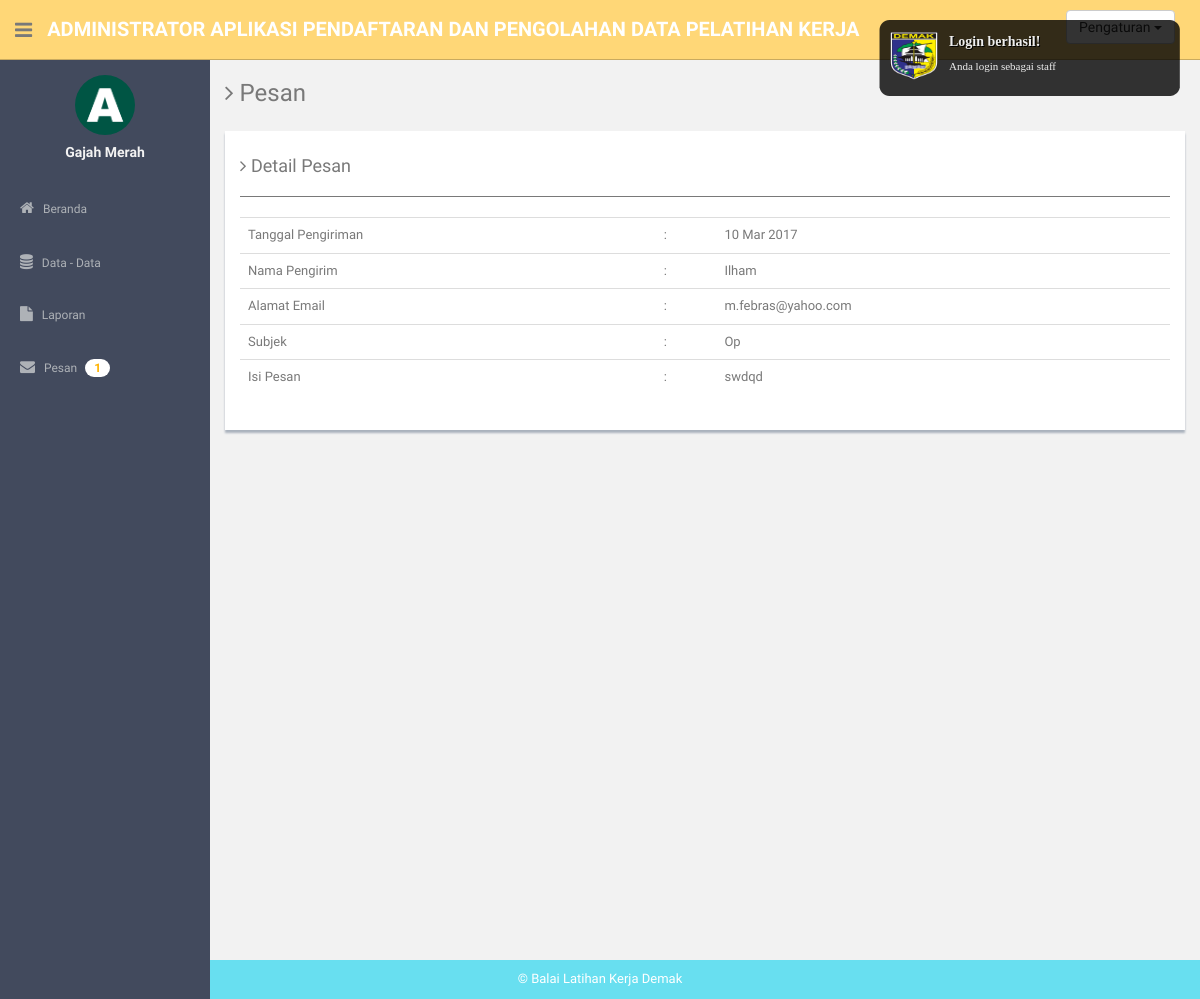
/admin/detail_pesan.php?id_pesan=4 (signed in), run on the app's committed database.
### tables this page shows
CREATE TABLE `pesan` (
  `id` int(11) NOT NULL,
  `nama` varchar(128) NOT NULL,
  `email` varchar(64) NOT NULL,
  `subyek` varchar(128) NOT NULL,
  `pesan` text NOT NULL,
  `status` varchar(8) NOT NULL DEFAULT 'belum' COMMENT 'status apakah pesan sudah dibaca atau belum',
  `date_created` timestamp NOT NULL DEFAULT CURRENT_TIMESTAMP
);

### proses/convert_date.php (called while the page is built, shortened)
<?php
	function convertDate($date, $format){
		$new_date = strtotime($date);
        $new_date = date($format, $new_date);
        return $new_date;
	}
?>

### admin/detail_pesan.php (the view, shortened to what this page needs)
<?php
  include 'header.php';
  require_once ('../proses/koneksi_db.php');
  require_once ('../proses/convert_date.php');
  $id_pesan = $_GET['id_pesan'];
  $query = mysqli_query($connect, "SELECT * FROM pesan WHERE id=$id_pesan ");
  $data = mysqli_fetch_object($query);
  $nama = $data->nama;
  $email = $data->email;
  $subjek = $data->subyek;
  $pesan = $data->pesan;
  $pesan = htmlspecialchars($pesan);
  $tanggal = $data->date_created;
  $tanggal = convertDate($tanggal, 'd M Y');
?>
<section id="main-content">
  <section class="wrapper site-min-height">
    <h3><i class="fa fa-angle-right"></i> Pesan</h3>
    <div class="row mt">
      <div class="col-lg-12">
        <div class="showback">
          <h4><i class="fa fa-angle-right"></i> Detail Pesan</h4>
          <hr>
          <table border="0" class="table">
            <tr>
              <td>Tanggal Pengiriman</td>
              <td> : </td>
              <td><?php echo $tanggal;?></td>
            </tr>
            <tr>
              <td>Nama Pengirim</td>
              <td> : </td>
              <td><?php echo $nama;?></td>
            </tr>
            <tr>
              <td>Alamat Email</td>
              <td> : </td>
              <td><?php echo $email?></td>
            </tr>
            <tr>
              <td>Subjek</td>
              <td> : </td>
              <td><?php echo $subjek?></td>
            </tr>
            <tr>
              <td>Isi Pesan</td>
              <td> : </td>
              <td><?php echo $pesan?></td>
            </tr>
          </table>
        </div>
      </div>
    </div>
  </section><! --/wrapper -->
</section>
<?php
  include 'footer.php';
?>

### assets/css/style.css (style rules this page uses)
body { color: #797979; background: #f2f2f2; font-family: 'Ruda', sans-serif; padding: 0px !important; margin: 0px !important; font-size:13px; }
hr { margin-top: 20px; margin-bottom: 20px; border: 0; border-top: 1px solid #797979; }
.mt { margin-top: 25px; }
#main-content { margin-left: 210px; }
.wrapper { display: inline-block; margin-top: 60px; padding-left: 15px; padding-right: 15px; padding-bottom: 15px; padding-top: 0px; width: 100%; }
.showback { background: #ffffff; padding: 15px; margin-bottom: 15px; box-shadow: 0px 3px 2px #aab2bd; }
.site-min-height { min-height: 900px; }

### data on the page
pesan: date_created "10 Mar 2017", nama "Ilham", email "m.febras@yahoo.com", subyek "Op", pesan "swdqd"

### other printed values
$_SESSION['nama'] "Gajah Merah"
